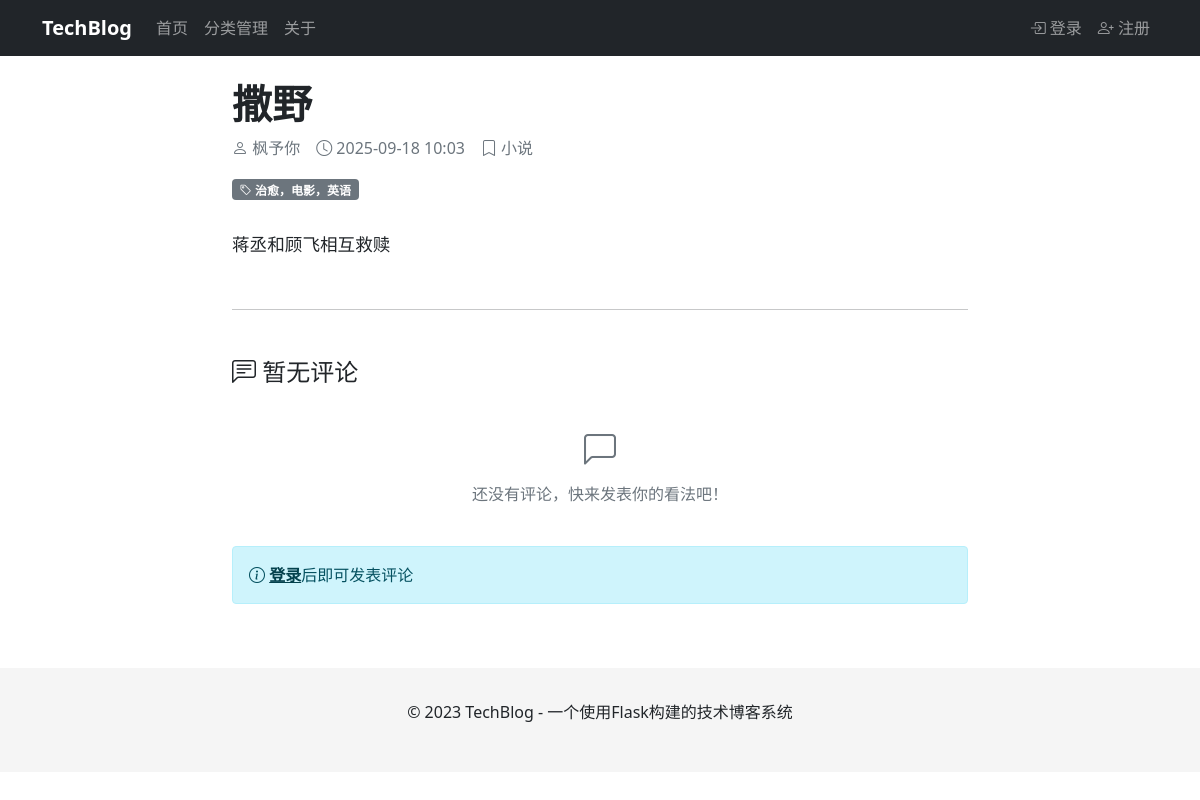
/post/1, run on the app's committed database.
### models.py (models this page shows, shortened)
class Post(db.Model):
    id=db.Column(db.Integer,primary_key=True)
    title=db.Column(db.String(200),nullable=False)
    content=db.Column(db.Text,nullable=False)
    user_id=db.Column(db.Integer,db.ForeignKey('user.id'),nullable=False)
    category_id=db.Column(db.Integer,db.ForeignKey('category.id'),nullable=False)
    comments=db.relationship('Comment',backref='post',lazy=True)
    created_at=db.Column(db.DateTime,default=datetime.utcnow)
    updated_at=db.Column(db.DateTime,default=datetime.utcnow,onupdate=datetime.utcnow)
    tags=db.relationship('Tag',secondary='post_tag',backref='posts')

class User(UserMixin,db.Model): #这行代码定义了一个用户模型类，它同时继承了两个类：UserMixin 和 db.Model。
    id=db.Column(db.Integer,primary_key=True)
    username=db.Column(db.String(80),unique=True,nullable=False)
    password_hash=db.Column(db.String(120))
    email=db.Column(db.String(120),unique=True,nullable=False)
    posts=db.relationship('Post',backref='author',lazy=True)
    comments=db.relationship('Comment',backref='author',lazy=True)
    created_at=db.Column(db.DateTime,default=datetime.utcnow)

class Category(db.Model):
    id=db.Column(db.Integer,primary_key=True)
    name=db.Column(db.String(200),unique=True,nullable=False)
    posts=db.relationship('Post',backref='category',lazy=True)

class Tag(db.Model):
    id=db.Column(db.Integer,primary_key=True)
    name=db.Column(db.String(100),unique=True,nullable=False)

### routes.py (the view)
@bp.route('/post/<int:post_id>')
def show_post(post_id):
    post=Post.query.get_or_404(post_id)
    return render_template('post.html',post=post)

### templates/post.html (shortened to what this page needs)
{% extends "base.html" %}
{% block content %}
<article>
    <div class="row justify-content-center">
        <div class="col-lg-8">
            <header class="mb-4">
                <h1 class="fw-bold">{{ post.title }}</h1>
                <div class="d-flex flex-wrap align-items-center text-muted mb-3">
                    <div class="me-3">
                        <i class="bi bi-person"></i> {{ post.author.username }}
                    </div>
                    <div class="me-3">
                        <i class="bi bi-clock"></i> {{ post.created_at.strftime('%Y-%m-%d %H:%M') }}
                    </div>
                    {% if post.category %}
                    <div>
                        <i class="bi bi-bookmark"></i> {{ post.category.name }}
                    </div>
                    {% endif %}
                </div>
                {% if post.tags %}
                <div class="mb-3">
                    {% for tag in post.tags %}
                    <span class="badge bg-secondary tag-badge">
                        <i class="bi bi-tag"></i> {{ tag.name }}
                    </span>
                    {% endfor %}
                </div>
                {% endif %}
            </header>
            <div class="post-content mb-5">
                {{ post.content|replace('\n', '<br>')|safe }}
            </div>
            <hr>
            <div class="mt-5">
                <h4 class="mb-3">
                    <i class="bi bi-chat-left-text"></i>
                    {% if post.comments %}评论 ({{ post.comments|length }}){% else %}暂无评论{% endif %}
                </h4>
                {% if post.comments %}
                    {% for comment in post.comments %}
                    <div class="card mb-3">
                        <div class="card-body">
                            <div class="d-flex justify-content-between align-items-start">
                                <h6 class="card-title mb-1">{{ comment.author.username }}</h6>
                                <small class="text-muted">{{ comment.created_at.strftime('%Y-%m-%d %H:%M') }}</small>
                            </div>
                            <p class="card-text">{{ comment.content }}</p>
                        </div>
                    </div>
                    {% endfor %}
                {% else %}
                    <div class="text-center py-4 text-muted">
                        <i class="bi bi-chat-left" style="font-size: 2rem;"></i>
                        <p class="mt-2">还没有评论，快来发表你的看法吧！</p>
                    </div>
                {% endif %}
                {% if current_user.is_authenticated %}
                <div class="mt-4">
                    <h5>发表评论</h5>
                    <form>
                        <div class="mb-3">
                            <textarea class="form-control" rows="3" placeholder="写下你的评论..."></textarea>
                        </div>
                        <button type="submit" class="btn btn-primary">提交评论</button>
                    </form>
                </div>
                {% else %}
                <div class="alert alert-info">
                    <i class="bi bi-info-circle"></i>
                    <a href="{{ url_for('main.login') }}" class="alert-link">登录</a>后即可发表评论
                </div>
                {% endif %}
            </div>
        </div>
    </div>
</article>
{% endblock %}

### templates/base.html (style rules this page uses)
.post-content { line-height: 1.8; font-size: 1.1rem; }
.tag-badge { margin-right: 0.3rem; margin-bottom: 0.3rem; }

### data on the page
Post: title "撒野", created_at "2025-09-18 10:03", content "蒋丞和顾飞相互救赎"
User: author.username "枫予你"
Category: category.name "小说"
Tag: name "治愈，电影，英语"
